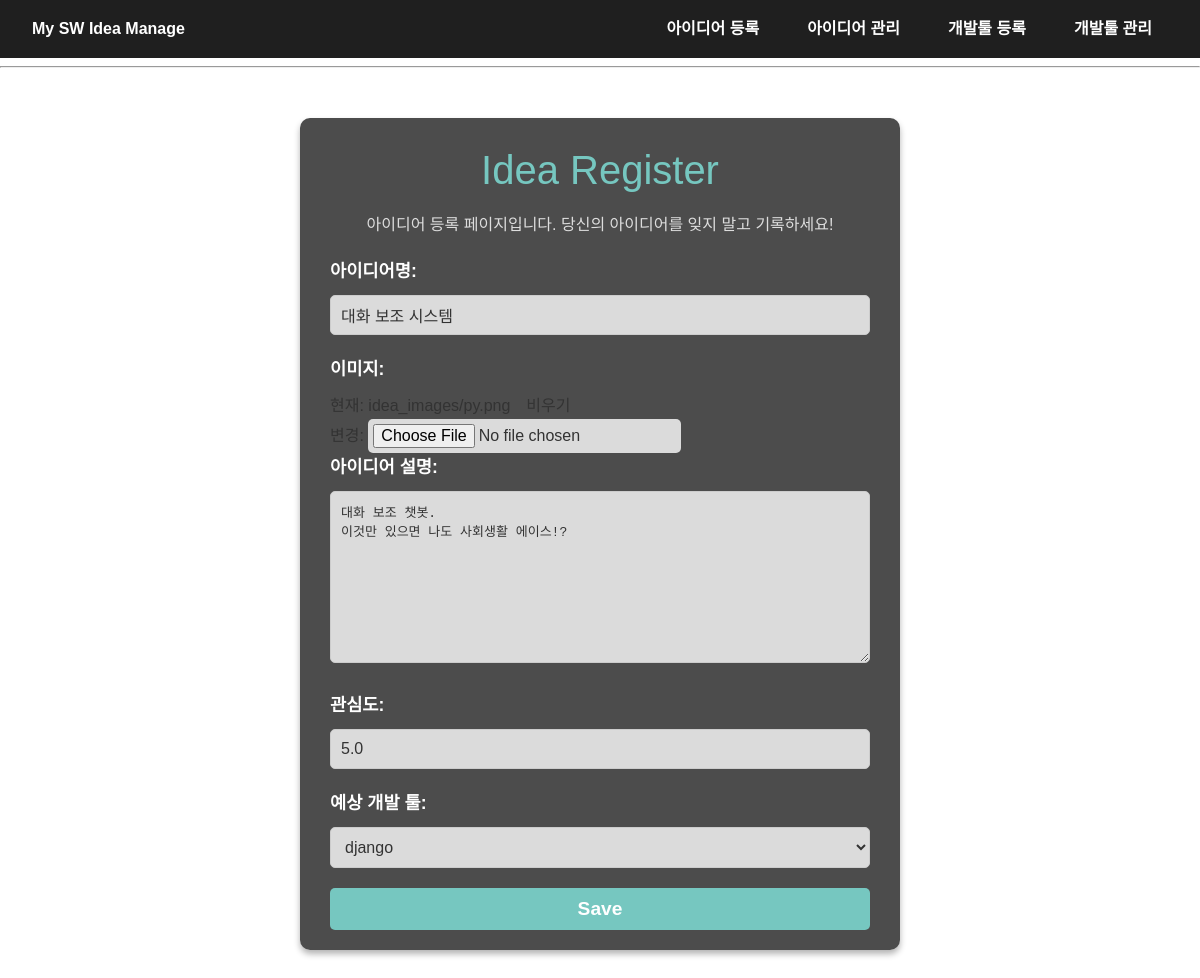
Screenshot of /update/2 with the database file from the repository.
### ideas/models.py (models this page shows, shortened)
class Idea(models.Model):
    title = models.CharField(max_length=200)
    image = models.ImageField(upload_to='idea_images/', blank=True, null=True, help_text="이미지를 업로드하세요.")
    content = models.TextField()
    interest = models.DecimalField(max_digits=10, decimal_places=1)
    devtool = models.ForeignKey(Tool, on_delete=models.SET_NULL, null=True, blank=True, related_name="ideas")
    is_liked = models.BooleanField(default=False)

### ideas/views.py (the view, shortened to what this page needs)
# urls.py: path('update/<int:pk>', idea_update, name='idea_update'),
def idea_update(request, pk):
    idea = get_object_or_404(Idea, pk=pk)
    form = PostForm(instance=idea)
    return render(request, 'register.html', {'form': form, 'idea': idea})

### ideas/forms.py
class PostForm(forms.ModelForm):
  class Meta:
    model= Idea
    fields = ('__all__')

### tools/models.py (called while the page is built)
    def __str__(self):
        return self.name

### templates/register.html (shortened to what this page needs)
{% extends 'base.html' %}
{% load static %}
{% block extra_css %}
<link rel="stylesheet" href="{% static 'register.css' %}">
{% endblock %}
{% block content %}
<div class="form-container">
    <section class="idea-register-header">
        <h1>Idea Register</h1>
        <p>아이디어 등록 페이지입니다. 당신의 아이디어를 잊지 말고 기록하세요!</p>
    </section>
    <form action="{% if idea %}{% url 'ideas:idea_update' idea.pk %}{% else %}{% url 'ideas:idea_create' %}{% endif %}" method="post" enctype="multipart/form-data">
        <div class="form_label">
            <label for="title">아이디어명:</label>
        </div>
        {{ form.title }}
        <div class="form_label">
            <label for="image">이미지:</label>
        </div>
        {{ form.image }}
        <div class="form_label">
            <label for="content">아이디어 설명:</label>
        </div>
        {{ form.content }}
        <div class="form_label">
            <label for="interest">관심도:</label>
        </div>
        {{ form.interest }}
        <div class="form_label">
            <label for="dev_tool">예상 개발 툴:</label>
        </div>
        {{ form.devtool }}
        <button type="submit" class="btn-save">Save</button>
    </form>
</div>
{% endblock %}

### static/main.css (style rules this page uses)
body, h1, h2, h3, p, ul, li, a, div { margin: 0; padding: 0; box-sizing: border-box; }
body { background-color: #ffffff; font-family: Arial, sans-serif; color: #333; line-height: 1.6; }

### static/register.css (style rules this page uses)
.form-container { max-width: 600px; margin: 50px auto; background: rgba(0, 0, 0, 0.7); padding: 20px 30px; border-radius: 10px; box-shadow: 0 4px 6px rgba(0, 0, 0, 0.3); }
.idea-register-header h1 { font-size: 2.5em; text-align: center; margin-bottom: 10px; color: #76c7c0; }
.idea-register-header p { font-size: 1em; text-align: center; margin-bottom: 20px; color: #ddd; }
.form_label { margin-bottom: 10px; font-size: 1.1em; font-weight: bold; color: #fff; }
input[type="text"], input[type="number"], textarea, select { width: 100%; padding: 10px; margin-bottom: 20px; border: 1px solid #ccc; border-radius: 5px; background: rgba(255, 255, 255, 0.8); color: #333; font-size: 1em; }
input[type="file"] { padding: 5px; background: rgba(255, 255, 255, 0.8); border-radius: 5px; font-size: 1em; color: #333; }
.btn-save { display: block; width: 100%; padding: 10px; background: #76c7c0; color: #fff; font-size: 1.2em; font-weight: bold; border: none; border-radius: 5px; cursor: pointer; transition: background 0.3s; }

### rows the page displays
Idea: title "대화 보조 시스템", content "대화 보조 챗봇. 이것만 있으면 나도 사회생활 에이스!?", interest "5.0", devtool "django"
